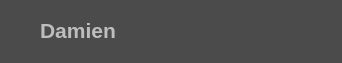
<?xml version="1.0" encoding="UTF-8"?>
<ui version="4.0">
 <class>User</class>
 <widget class="QWidget" name="User">
  <property name="geometry">
   <rect>
    <x>0</x>
    <y>0</y>
    <width>342</width>
    <height>63</height>
   </rect>
  </property>
  <property name="sizePolicy">
   <sizepolicy hsizetype="Fixed" vsizetype="Fixed">
    <horstretch>0</horstretch>
    <verstretch>0</verstretch>
   </sizepolicy>
  </property>
  <property name="minimumSize">
   <size>
    <width>342</width>
    <height>59</height>
   </size>
  </property>
  <property name="palette">
   <palette>
    <active>
     <colorrole role="WindowText">
      <brush brushstyle="SolidPattern">
       <color alpha="255">
        <red>186</red>
        <green>186</green>
        <blue>186</blue>
       </color>
      </brush>
     </colorrole>
     <colorrole role="Text">
      <brush brushstyle="SolidPattern">
       <color alpha="255">
        <red>186</red>
        <green>186</green>
        <blue>186</blue>
       </color>
      </brush>
     </colorrole>
     <colorrole role="Base">
      <brush brushstyle="SolidPattern">
       <color alpha="255">
        <red>75</red>
        <green>75</green>
        <blue>75</blue>
       </color>
      </brush>
     </colorrole>
     <colorrole role="Window">
      <brush brushstyle="SolidPattern">
       <color alpha="255">
        <red>75</red>
        <green>75</green>
        <blue>75</blue>
       </color>
      </brush>
     </colorrole>
     <colorrole role="PlaceholderText">
      <brush brushstyle="SolidPattern">
       <color alpha="128">
        <red>188</red>
        <green>188</green>
        <blue>188</blue>
       </color>
      </brush>
     </colorrole>
    </active>
    <inactive>
     <colorrole role="WindowText">
      <brush brushstyle="SolidPattern">
       <color alpha="255">
        <red>186</red>
        <green>186</green>
        <blue>186</blue>
       </color>
      </brush>
     </colorrole>
     <colorrole role="Text">
      <brush brushstyle="SolidPattern">
       <color alpha="255">
        <red>186</red>
        <green>186</green>
        <blue>186</blue>
       </color>
      </brush>
     </colorrole>
     <colorrole role="Base">
      <brush brushstyle="SolidPattern">
       <color alpha="255">
        <red>75</red>
        <green>75</green>
        <blue>75</blue>
       </color>
      </brush>
     </colorrole>
     <colorrole role="Window">
      <brush brushstyle="SolidPattern">
       <color alpha="255">
        <red>75</red>
        <green>75</green>
        <blue>75</blue>
       </color>
      </brush>
     </colorrole>
     <colorrole role="PlaceholderText">
      <brush brushstyle="SolidPattern">
       <color alpha="128">
        <red>188</red>
        <green>188</green>
        <blue>188</blue>
       </color>
      </brush>
     </colorrole>
    </inactive>
    <disabled>
     <colorrole role="WindowText">
      <brush brushstyle="SolidPattern">
       <color alpha="255">
        <red>120</red>
        <green>120</green>
        <blue>120</blue>
       </color>
      </brush>
     </colorrole>
     <colorrole role="Text">
      <brush brushstyle="SolidPattern">
       <color alpha="255">
        <red>120</red>
        <green>120</green>
        <blue>120</blue>
       </color>
      </brush>
     </colorrole>
     <colorrole role="Base">
      <brush brushstyle="SolidPattern">
       <color alpha="255">
        <red>75</red>
        <green>75</green>
        <blue>75</blue>
       </color>
      </brush>
     </colorrole>
     <colorrole role="Window">
      <brush brushstyle="SolidPattern">
       <color alpha="255">
        <red>75</red>
        <green>75</green>
        <blue>75</blue>
       </color>
      </brush>
     </colorrole>
     <colorrole role="PlaceholderText">
      <brush brushstyle="SolidPattern">
       <color alpha="128">
        <red>0</red>
        <green>0</green>
        <blue>0</blue>
       </color>
      </brush>
     </colorrole>
    </disabled>
   </palette>
  </property>
  <property name="windowTitle">
   <string/>
  </property>
  <widget class="QLabel" name="username">
   <property name="geometry">
    <rect>
     <x>40</x>
     <y>10</y>
     <width>221</width>
     <height>41</height>
    </rect>
   </property>
   <property name="palette">
    <palette>
     <active>
      <colorrole role="WindowText">
       <brush brushstyle="SolidPattern">
        <color alpha="255">
         <red>190</red>
         <green>190</green>
         <blue>190</blue>
        </color>
       </brush>
      </colorrole>
     </active>
     <inactive>
      <colorrole role="WindowText">
       <brush brushstyle="SolidPattern">
        <color alpha="255">
         <red>190</red>
         <green>190</green>
         <blue>190</blue>
        </color>
       </brush>
      </colorrole>
     </inactive>
     <disabled>
      <colorrole role="WindowText">
       <brush brushstyle="SolidPattern">
        <color alpha="255">
         <red>120</red>
         <green>120</green>
         <blue>120</blue>
        </color>
       </brush>
      </colorrole>
     </disabled>
    </palette>
   </property>
   <property name="font">
    <font>
     <pointsize>16</pointsize>
     <weight>75</weight>
     <bold>true</bold>
    </font>
   </property>
   <property name="text">
    <string>Damien</string>
   </property>
  </widget>
  <widget class="QLabel" name="statuts">
   <property name="geometry">
    <rect>
     <x>0</x>
     <y>10</y>
     <width>41</width>
     <height>41</height>
    </rect>
   </property>
   <property name="text">
    <string/>
   </property>
   <property name="pixmap">
    <pixmap>:/C:/Users/Damien/Downloads/onlineIcon.png</pixmap>
   </property>
   <property name="scaledContents">
    <bool>true</bool>
   </property>
  </widget>
  <widget class="QPushButton" name="deleteButton">
   <property name="geometry">
    <rect>
     <x>300</x>
     <y>10</y>
     <width>31</width>
     <height>41</height>
    </rect>
   </property>
   <property name="text">
    <string/>
   </property>
   <property name="icon">
    <iconset resource="image.qrc">
     <normaloff>:/Ressources/delete.png</normaloff>:/Ressources/delete.png</iconset>
   </property>
   <property name="iconSize">
    <size>
     <width>32</width>
     <height>32</height>
    </size>
   </property>
   <property name="flat">
    <bool>true</bool>
   </property>
  </widget>
  <widget class="QPushButton" name="callButton">
   <property name="geometry">
    <rect>
     <x>260</x>
     <y>10</y>
     <width>41</width>
     <height>41</height>
    </rect>
   </property>
   <property name="text">
    <string/>
   </property>
   <property name="icon">
    <iconset resource="image.qrc">
     <normaloff>:/Ressources/phone-call.png</normaloff>:/Ressources/phone-call.png</iconset>
   </property>
   <property name="iconSize">
    <size>
     <width>32</width>
     <height>32</height>
    </size>
   </property>
   <property name="flat">
    <bool>true</bool>
   </property>
  </widget>
 </widget>
 <resources>
  <include location="image.qrc"/>
 </resources>
 <connections/>
</ui>
